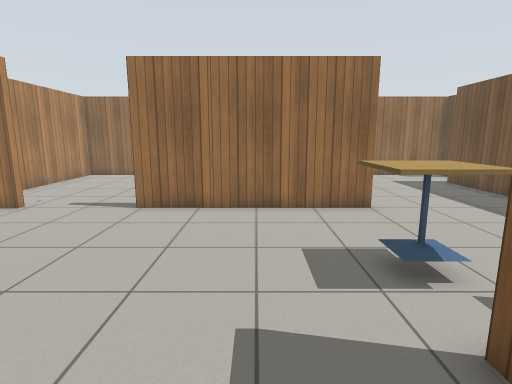
view 1 (above)

17 first-person views from a walk through a Gazebo world. The camera is 1.2 m above the floor, tilts 10° down and sees 80° across. Floor lines are 1 m apart. The floor is counted in squares, 0.5 m on a side. Each view is taken from the middle of a square. On the plan, view 1 faces up. The plan holds only what a view shows up to about 18 squares ahead; the rest is blank. The robots in the file are not drawn. Gazebo's built-in surfaces are drawn with simple patterns.

view 2
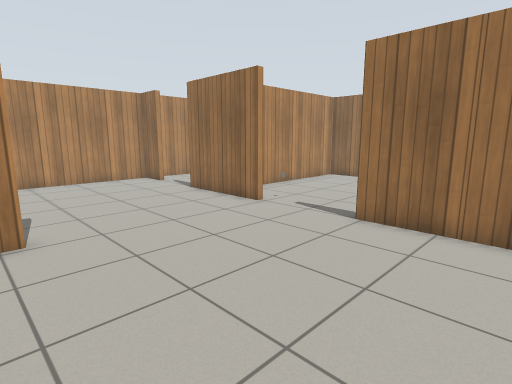

view 3
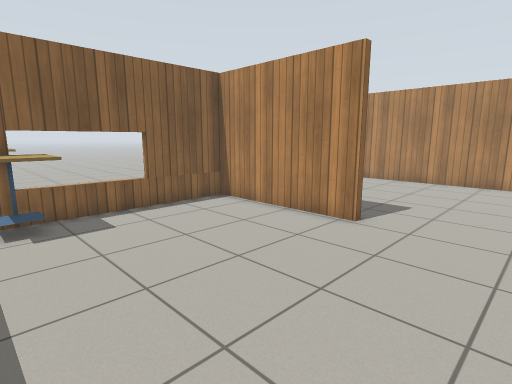

view 4
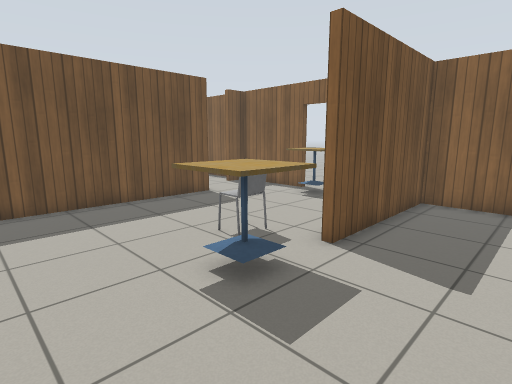

view 5
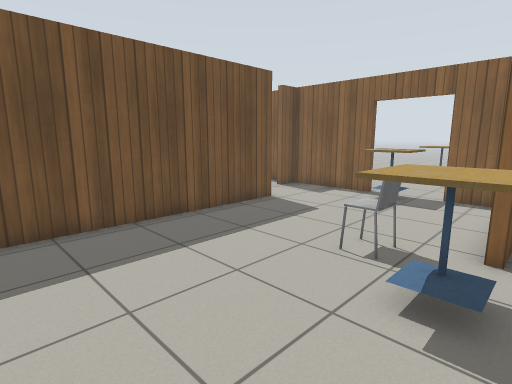

view 6
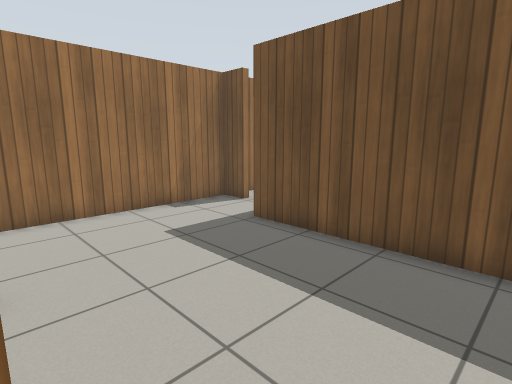

view 7
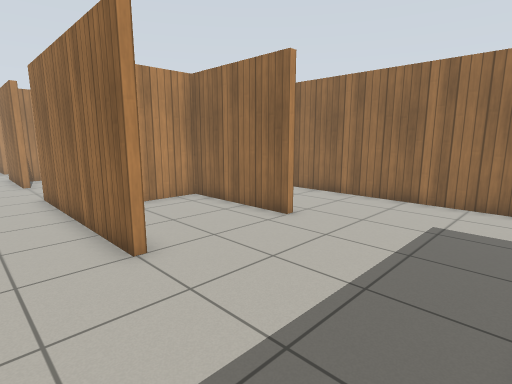

view 8
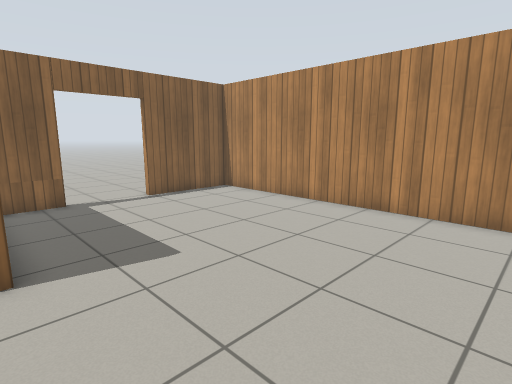

view 9
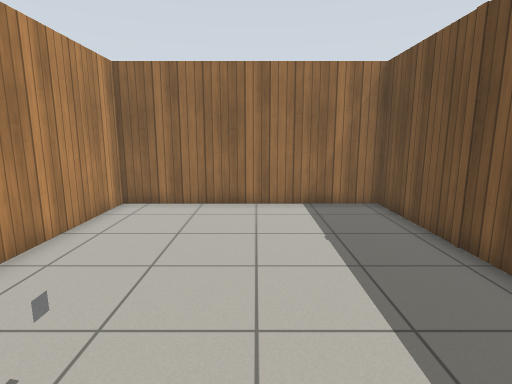

view 10
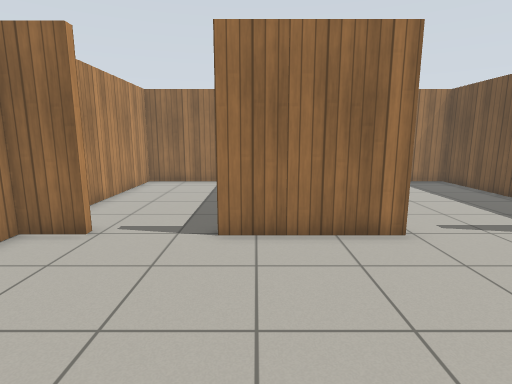

view 11
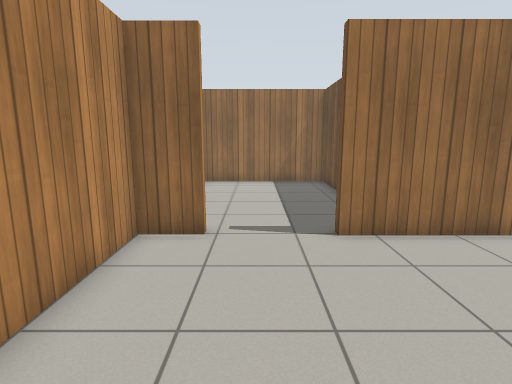

view 12
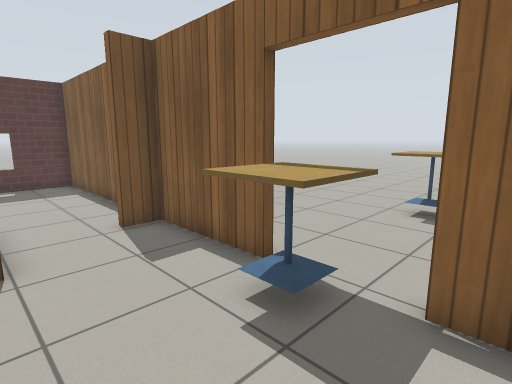

view 13
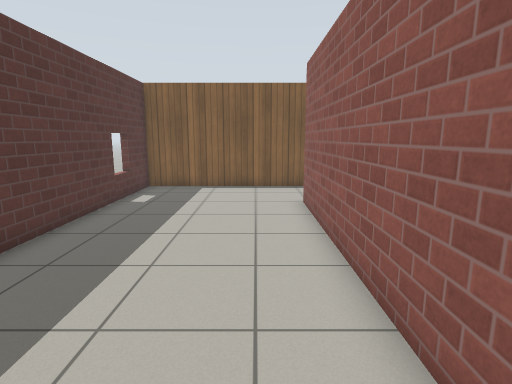

view 14
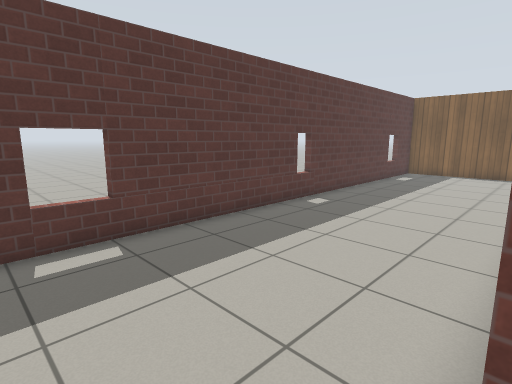

view 15
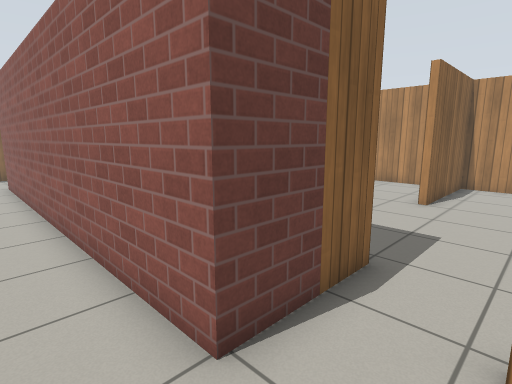

view 16
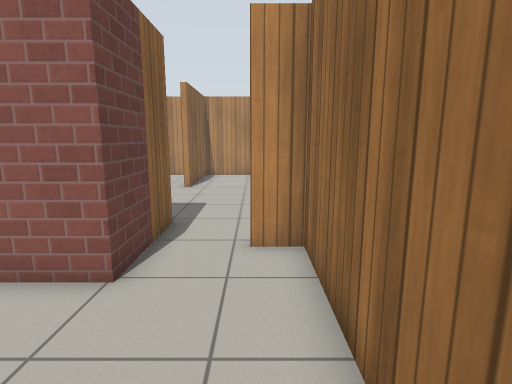

view 17
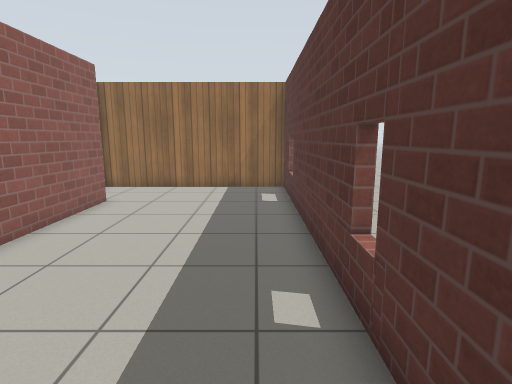

### Floor plan
Points are (right, up) in squares from view 1. A wall is a line through its corners. A room is listed if a view was taken in it or the views show most of it. See-through windows are left out.
Room 1 (views 1, 2, 3, 4, 5, 6, 7, 8, 9, 10, 11, 12)
walls: (4.1, 10.4) (-4.3, 10.4); (-8.2, 3) (-8.2, -3.2) (2.5, -3.2) (2.5, 3); (-8.2, 10.8) (-8.2, 10.4) (-12.9, 10.4); (3.5, -3.2) (5.1, -3.2); (4, 15.4) (-1.2, 15.4) (-1.2, 11.5); (-1.2, 17.6) (-1.2, 15.7) (4, 15.7); (10.5, 0.5) (10.5, 16.6) (12.5, 16.6); (8.4, -3.2) (12.2, -3.2) (12.2, -2.1) (12.6, -2.1); (-10.8, -3.2) (-8.9, -3.2); (-16.3, 10.4) (-18, 10.4) (-18, -3.2) (-13.8, -3.2); (13.5, -3.2) (14.5, -3.2); (12.2, 18.8) (12.2, 20.1) (0.5, 20.1)
ways out: opening at (13, 17.5) to room 2; opening at (15, -1) to room 2; opening at (-6.5, 11) to room 3; opening at (-14.5, 11) to room 4; open door at (-12, -3); open door at (5, -3)
objects: cafe table (-2, -3) to (0, -2); cafe table (2, 5) to (4, 6); chair (5, 3) to (5, 4); cafe table (6, -3) to (8, -2)
Room 2 (views 13, 14, 15, 16, 17)
walls: (12.5, 16.6) (14.2, 16.6) (14.2, 0.5); (14.5, -3.2) (21.4, -3.2) (21.4, 20.1) (12.5, 20.1) (12.5, 18.9)
ways out: opening at (13, 17.5) to room 1; opening at (15, -1) to room 1
Room 3 (no view inside)
walls: (-1.5, 14) (-1.5, 20.1) (-10.9, 20.1) (-10.9, 13.4); (-10.9, 11.6) (-10.9, 11)
ways out: opening at (-6.5, 11) to room 1
objects: marker (-8, 12)
Room 4 (no view inside)
walls: (-11.2, 16.9) (-11.2, 20.1) (-18, 20.1) (-18, 13.8); (-12.9, 10.4) (-12.9, 10.7)
ways out: opening at (-14.5, 11) to room 1

Where each view was taken, in squares from view 1:
view 1: 0 up, 0 right, facing up
view 2: 2 up, 0 right, facing up-left
view 3: 7 up, 0 right, facing down-left
view 4: 9 up, 1 left, facing down-right
view 5: 10 up, 2 right, facing down-right
view 6: 10 up, 4 right, facing up-right
view 7: 8 up, 10 right, facing up-left
view 8: 9 up, 8 left, facing down-left
view 9: 9 up, 6 left, facing up
view 10: 3 up, 12 left, facing up
view 11: 3 up, 15 left, facing up
view 12: 1 up, 4 right, facing down-right
view 13: 12 up, 16 right, facing down
view 14: 19 up, 14 right, facing down-right
view 15: 19 up, 16 right, facing down-left
view 16: 19 up, 19 right, facing left
view 17: 5 up, 20 right, facing up
